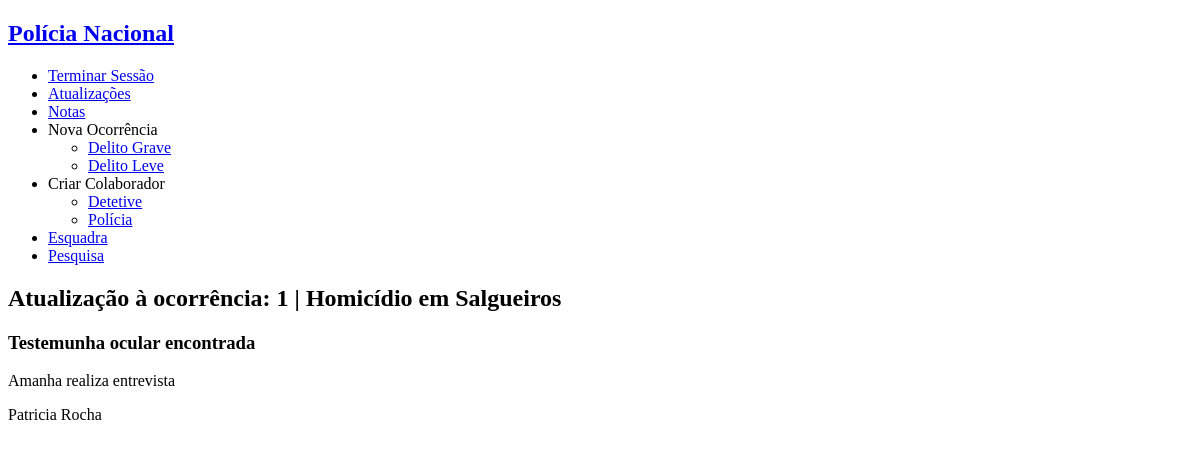
The app's page /updates.php (signed in), older data.
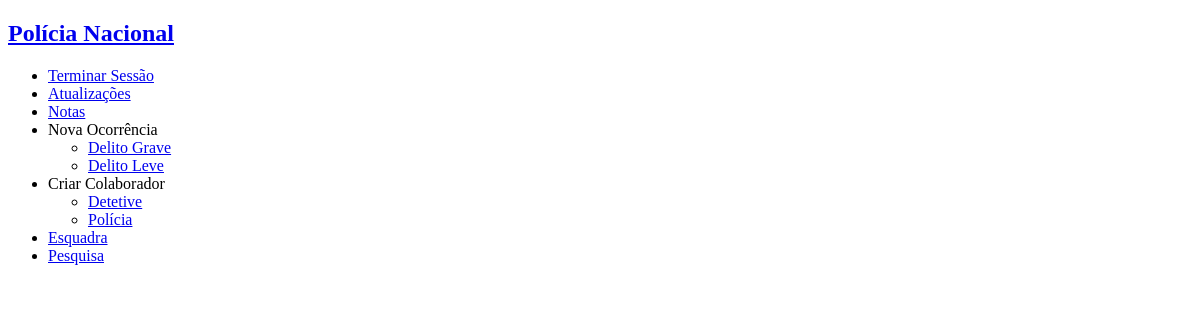
The same page, newer data.
### tables this page shows
CREATE TABLE updates (
    id INTEGER PRIMARY KEY,
    title VARCHAR NOT NULL,
    text VARCHAR NOT NULL,
    username_personnel VARCHAR REFERENCES personnel NOT NULL,
    id_occurrence INTEGER REFERENCES occurrence NOT NULL,
    date_hour datetime NOT NULL
);

CREATE TABLE occurrences (
    id INTEGER PRIMARY KEY,
    type integer REFERENCES occ_type NOT NULL,
    title VARCHAR NOT NULL,
    chief_detective VARCHAR REFERENCES personnel,
    state VARCHAR REFERENCES states NOT NULL ,
    oppening_date date NOT NULL,
    location VARCHAR NOT NULL,
    description VARCHAR NOT NULL,
    station VARCHAR REFERENCES stations NOT NULL
);

CREATE TABLE personnel (
    username VARCHAR PRIMARY KEY,
    password VARCHAR NOT NULL,
    email VARCHAR(320) NOT NULL, -- 64 characters for local part + @ + 255 for domain name
    fullname VARCHAR(128) NOT NULL,
    gender VARCHAR NOT NULL,
    birthdate date NOT NULL,
    naturality VARCHAR NOT NULL,
    start_service date NOT NULL,
    school VARCHAR REFERENCES schools NOT NULL,
    position VARCHAR REFERENCES positions NOT NULL,
    station INTEGER REFERENCES stations
);

### database/connection.php (called while the page is built, shortened)
<?php $db = new PDO('sqlite:database/database.db');
function getUserByUsername($username) {
  global $db;
  $query = $db->prepare('SELECT * FROM personnel WHERE username = ?');
  $query->execute(array($username));
  return $query->fetch();
}
function GetUpdatesByStation($station) {
  global $db;
  $query = $db->prepare('SELECT updates.* FROM updates JOIN occurrences ON updates.id_occurrence=occurrences.id WHERE station=? ');
  $query->execute(array($station));
  return $query->fetchAll();
}
function getOccurrenceById($id) {
  global $db;
  $query = $db->prepare('SELECT * FROM occurrences WHERE id = ?');
  $query->execute(array($id));
  return $query->fetch();
}

### updates.php (the view, shortened to what this page needs)
<?php
include_once('database/connection.php');
$username = $_SESSION['username'];
$user = getUserByUsername($username);
if ($user['position']=='Diretor Nacional'){
    $updates=GetAllUpdates();
}elseif ($user['position']=='Chefe de Esquadra'){
    $updates=GetUpdatesByStation($user['station']);
}elseif ($user['position']=='Detetive'){
    $updates=GetUpdatesByChiefAndMinorOccurrences($username,$user['station']);
}elseif ($user['position']=='Polícia'){
    $updates=GetUpdatesByUsername($username);
}
?>
<!DOCTYPE html>
<html>
<?php include_once('common/header_aside.php'); ?>
<body>
    <div id="Updates">
    <?php foreach ($updates as $update) {
        $occurrence=getOccurrenceById($update['id_occurrence'])?>
        <h2> Atualização à ocorrência: <?php echo $update['id_occurrence'] . ' | '. $occurrence['title'] ?> </h2>
            <h3 class="title"> <?=$update['title']?> </h3>
            <p class="text"> <?=$update['text']?> </p>
            <?php $author=getUserByUsername($update['username_personnel']);?>
                <p class="author"><?=$author['fullname']?> </p>
    <?php } ?>
    </div>
</body>
</html>

Row changes from the older to the newer data that the page shows:
removed updates: id_occurrence "1", id_occurrence.title "Homicídio em Salgueiros", title "Testemunha ocular encontrada", text "Amanha realiza entrevista", username_personnel.fullname "Patricia Rocha"
